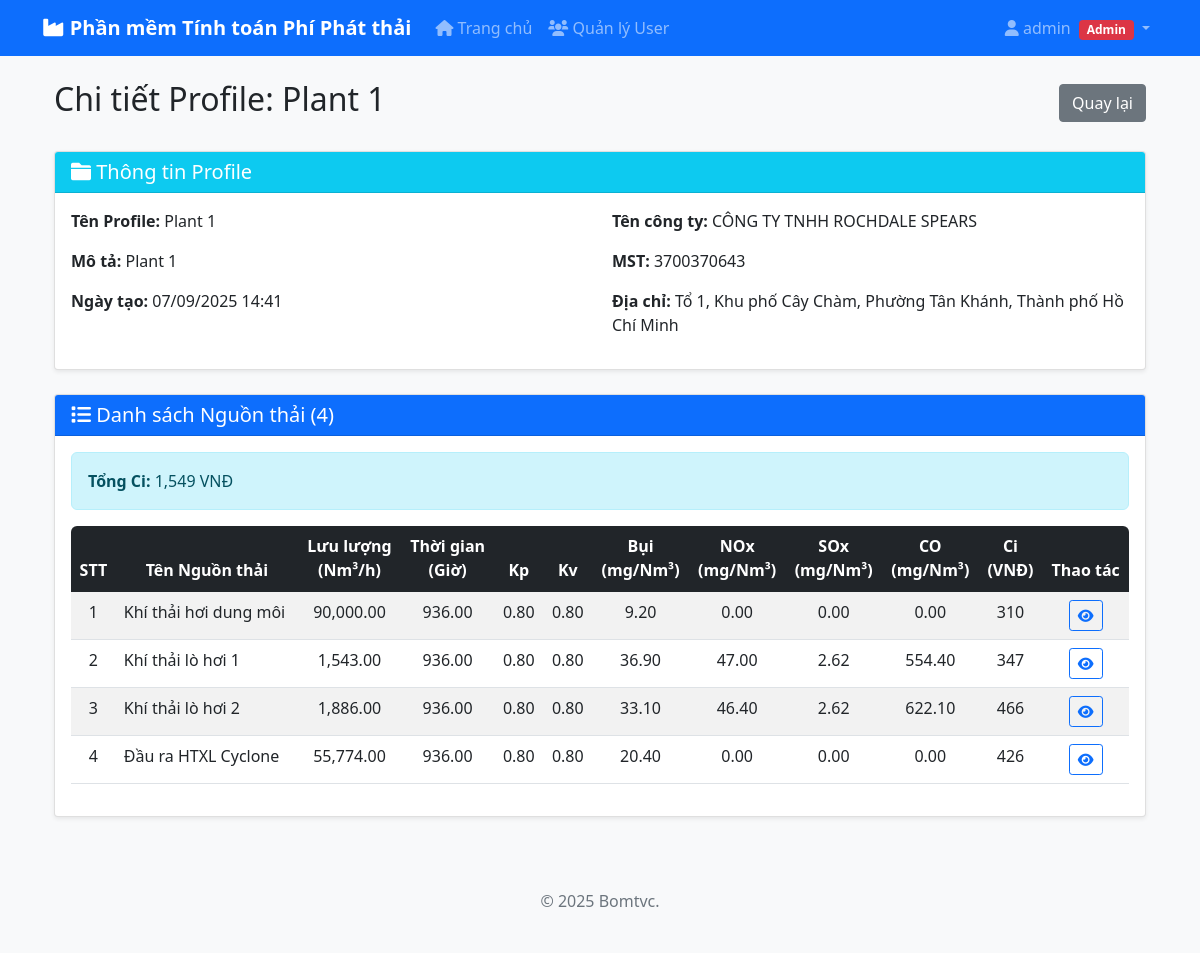
Page /view_user_profile_detail/1 (signed in) on the committed database.
### database.py (models this page shows, shortened)
class User(UserMixin, db.Model):
    __tablename__ = 'users'
    id = db.Column(db.Integer, primary_key=True)
    username = db.Column(db.String(80), unique=True, nullable=False)
    email = db.Column(db.String(120), unique=True, nullable=False)
    password_hash = db.Column(db.String(255), nullable=False)
    is_admin = db.Column(db.Boolean, default=False, nullable=False)
    is_active = db.Column(db.Boolean, default=False, nullable=False)  # Admin phải bật user mới login được
    created_at = db.Column(db.DateTime, default=datetime.utcnow)
    profiles = db.relationship('Profile', backref='user', lazy=True, cascade='all, delete-orphan')

class Profile(db.Model):
    __tablename__ = 'profiles'
    id = db.Column(db.Integer, primary_key=True)
    name = db.Column(db.String(200), nullable=False)
    description = db.Column(db.Text)
    created_date = db.Column(db.DateTime, default=datetime.utcnow)
    ten_cong_ty = db.Column(db.String(200))
    dia_chi = db.Column(db.Text)
    mst = db.Column(db.String(50))
    dien_thoai = db.Column(db.String(20))
    fax = db.Column(db.String(20))
    email = db.Column(db.String(120))
    tai_khoan_ngan_hang = db.Column(db.String(50))
    tai_ngan_hang = db.Column(db.String(200))
    loai_hinh_san_xuat = db.Column(db.String(200))
    user_id = db.Column(db.Integer, db.ForeignKey('users.id'), nullable=False)
    records = db.relationship('EmissionRecord', backref='profile', lazy=True, cascade='all, delete-orphan')

class EmissionRecord(db.Model):
    __tablename__ = 'emission_records'
    id = db.Column(db.Integer, primary_key=True)
    stt = db.Column(db.String(10))
    ten_nguon_thai = db.Column(db.String(200))
    luu_luong = db.Column(db.Float, default=0.0)
    tong_thoi_gian = db.Column(db.Float, default=0.0)
    thong_tin_don_vi = db.Column(db.String(200))
    kp = db.Column(db.Float, default=1.0)
    kv = db.Column(db.Float, default=1.0)
    bui = db.Column(db.Float, default=0.0)
    tieu_chuan_bui = db.Column(db.Float, default=0.0)
    nox = db.Column(db.Float, default=0.0)
    tieu_chuan_nox = db.Column(db.Float, default=0.0)
    sox = db.Column(db.Float, default=0.0)
    tieu_chuan_sox = db.Column(db.Float, default=0.0)
    co = db.Column(db.Float, default=0.0)
    tieu_chuan_co = db.Column(db.Float, default=0.0)
    muc_thu_phi_bui = db.Column(db.Float, default=0.0)
    muc_thu_phi_nox = db.Column(db.Float, default=0.0)
    muc_thu_phi_sox = db.Column(db.Float, default=0.0)
    muc_thu_phi_co = db.Column(db.Float, default=0.0)
    ci_bui = db.Column(db.Float, default=0.0)
    ci_nox = db.Column(db.Float, default=0.0)
    ci_sox = db.Column(db.Float, default=0.0)
    ci_co = db.Column(db.Float, default=0.0)
    ci_total = db.Column(db.Float, default=0.0)
    profile_id = db.Column(db.Integer, db.ForeignKey('profiles.id'), nullable=False)
    FEE_BUI = 800
    FEE_SOX = 800
    FEE_NOX = 700
    FEE_CO = 500
    def to_dict(self):
        return {
            'STT': self.stt,
            'Tên Nguồn thải': self.ten_nguon_thai,
            'Lưu lượng (Nm3/h)': self.luu_luong,
            'Tổng thời gian xả thải trong kỳ (Giờ)': self.tong_thoi_gian,
            'Thông tin đơn vị Phân tích': self.thong_tin_don_vi,
            'Kp': self.kp,
            'Kv': self.kv,
            'Bụi (mg/Nm3)': self.bui,
            'Tiêu chuẩn Bụi': self.tieu_chuan_bui,
            'NOx (gồm NO2 và NO) (mg/Nm3)': self.nox,
            'Tiêu chuẩn NOx': self.tieu_chuan_nox,
            'SOx (mg/Nm3)': self.sox,
            'Tiêu chuẩn SOx': self.tieu_chuan_sox,
            'CO (mg/Nm3)': self.co,
            'Tiêu chuẩn CO': self.tieu_chuan_co,
            'Mức thu phí biến đổi của Bụi': self.muc_thu_phi_bui,
            'Mức thu phí biến đổi của Nox': self.muc_thu_phi_nox,
            'Mức thu phí biến đổi của Sox': self.muc_thu_phi_sox,
            'Mức thu phí biến đổi của CO': self.muc_thu_phi_co,
            'Ci (Bụi)': self.ci_bui,
            'Ci (NOx)': self.ci_nox,
            'Ci (SOx)': self.ci_sox,
            'Ci (CO)': self.ci_co,
            'Ci': self.ci_total
        }

### flask_app.py (the view)
@app.route('/view_user_profile_detail/<int:profile_id>')
@admin_required
def view_user_profile_detail(profile_id):
    profile = Profile.query.get_or_404(profile_id)
    records_data = []
    for record in profile.records:
        record_dict = record.to_dict()
        record_dict['id'] = record.id
        records_data.append(record_dict)
    total_ci = sum(record['Ci'] for record in records_data)
    return render_template('view_user_profile_detail.html',
                         profile=profile,
                         records=records_data,
                         total_ci=total_ci)

### auth.py (called while the page is built)
def admin_required(f):
    @wraps(f)
    def decorated_function(*args, **kwargs):
        if not current_user.is_authenticated:
            flash('Vui lòng đăng nhập để truy cập trang này!', 'error')
            return redirect(url_for('login'))
        if not current_user.is_admin:
            flash('Bạn không có quyền truy cập trang này!', 'error')
            abort(403)
        return f(*args, **kwargs)
    return decorated_function

### flask_app.py (called while the page is built)
@login_manager.user_loader
def load_user(user_id):
    return User.query.get(int(user_id))

### templates/view_user_profile_detail.html (shortened to what this page needs)
{% extends "base.html" %}
{% block content %}
<div class="container mt-4">
    <div class="d-flex justify-content-between align-items-center mb-4">
        <h2>Chi tiết Profile: {{ profile.name }}</h2>
        <a href="{{ url_for('view_user_profiles', user_id=profile.user_id) }}" class="btn btn-secondary">Quay lại</a>
    </div>
    <div class="card mb-4">
        <div class="card-header bg-info text-white">
            <h5 class="mb-0"><i class="fas fa-folder"></i> Thông tin Profile</h5>
        </div>
        <div class="card-body">
            <div class="row">
                <div class="col-md-6">
                    <p><strong>Tên Profile:</strong> {{ profile.name }}</p>
                    <p><strong>Mô tả:</strong> {{ profile.description or 'N/A' }}</p>
                    <p><strong>Ngày tạo:</strong> {{ profile.created_date.strftime('%d/%m/%Y %H:%M') if profile.created_date else 'N/A' }}</p>
                </div>
                <div class="col-md-6">
                    <p><strong>Tên công ty:</strong> {{ profile.ten_cong_ty or 'N/A' }}</p>
                    <p><strong>MST:</strong> {{ profile.mst or 'N/A' }}</p>
                    <p><strong>Địa chỉ:</strong> {{ profile.dia_chi or 'N/A' }}</p>
                </div>
            </div>
        </div>
    </div>
    <div class="card">
        <div class="card-header bg-primary text-white">
            <h5 class="mb-0"><i class="fas fa-list"></i> Danh sách Nguồn thải ({{ records|length }})</h5>
        </div>
        <div class="card-body">
            {% if records %}
                <div class="alert alert-info">
                    <strong>Tổng Ci:</strong> {{ "{:,.0f}".format(total_ci) }} VNĐ
                </div>
                <div class="table-responsive">
                    <table class="table table-striped table-hover">
                        <thead class="table-dark">
                            <tr>
                                <th class="text-center">STT</th>
                                <th class="text-center">Tên Nguồn thải</th>
                                <th class="text-center">Lưu lượng<br>(Nm³/h)</th>
                                <th class="text-center">Thời gian<br>(Giờ)</th>
                                <th class="text-center">Kp</th>
                                <th class="text-center">Kv</th>
                                <th class="text-center">Bụi<br>(mg/Nm³)</th>
                                <th class="text-center">NOx<br>(mg/Nm³)</th>
                                <th class="text-center">SOx<br>(mg/Nm³)</th>
                                <th class="text-center">CO<br>(mg/Nm³)</th>
                                <th class="text-center">Ci<br>(VNĐ)</th>
                                <th class="text-center">Thao tác</th>
                            </tr>
                        </thead>
                        <tbody>
                            {% for record in records %}
                            <tr>
                                <td class="text-center">{{ record['STT'] }}</td>
                                <td>{{ record['Tên Nguồn thải'] }}</td>
                                <td class="text-center">{{ "{:,.2f}".format(record['Lưu lượng (Nm3/h)']) }}</td>
                                <td class="text-center">{{ "{:,.2f}".format(record['Tổng thời gian xả thải trong kỳ (Giờ)']) }}</td>
                                <td class="text-center">{{ "{:,.2f}".format(record['Kp']) }}</td>
                                <td class="text-center">{{ "{:,.2f}".format(record['Kv']) }}</td>
                                <td class="text-center">{{ "{:,.2f}".format(record['Bụi (mg/Nm3)']) }}</td>
                                <td class="text-center">{{ "{:,.2f}".format(record['NOx (gồm NO2 và NO) (mg/Nm3)']) }}</td>
                                <td class="text-center">{{ "{:,.2f}".format(record['SOx (mg/Nm3)']) }}</td>
                                <td class="text-center">{{ "{:,.2f}".format(record['CO (mg/Nm3)']) }}</td>
                                <td class="text-center">{{ "{:,.0f}".format(record['Ci']) }}</td>
                                <td class="text-center">
                                    <a href="{{ url_for('view_user_record', record_id=record['id']) }}"
                                       class="btn btn-sm btn-outline-primary" title="Xem chi tiết">
                                        <i class="fas fa-eye"></i>
                                    </a>
                                </td>
                            </tr>
                            {% endfor %}
                        </tbody>
                    </table>
                </div>
            {% else %}
                <div class="text-center py-5">
                    <i class="fas fa-inbox fa-3x text-muted mb-3"></i>
                    <h5 class="text-muted">Chưa có nguồn thải nào</h5>
                    <p class="text-muted">Profile này chưa có nguồn thải nào được thêm vào</p>
                </div>
            {% endif %}
        </div>
    </div>
</div>
{% endblock %}

### templates/base.html (shortened to what this page needs)
<!DOCTYPE html>
<html lang="vi">
<head>
    <link href="https://cdn.jsdelivr.net/npm/bootstrap@5.1.3/dist/css/bootstrap.min.css" rel="stylesheet">
    <link href="https://cdnjs.cloudflare.com/ajax/libs/font-awesome/6.0.0/css/all.min.css" rel="stylesheet">
</head>
<body>
    <nav class="navbar navbar-expand-lg navbar-dark bg-primary">
        <div class="container">
            <a class="navbar-brand" href="{{ url_for('index') }}">
                <i class="fas fa-industry"></i> Phần mềm Tính toán Phí Phát thải
            </a>
            <div class="collapse navbar-collapse" id="navbarNav">
                <ul class="navbar-nav me-auto">
                    {% if current_user.is_authenticated %}
                    <li class="nav-item">
                        <a class="nav-link" href="{{ url_for('index') }}">
                            <i class="fas fa-home"></i> Trang chủ
                        </a>
                    </li>
                    {% if current_user.is_admin %}
                    <li class="nav-item">
                        <a class="nav-link" href="{{ url_for('manage_users') }}">
                            <i class="fas fa-users"></i> Quản lý User
                        </a>
                    </li>
                    {% endif %}
                    {% endif %}
                </ul>
                <ul class="navbar-nav ms-auto">
                    {% if current_user.is_authenticated %}
                    <li class="nav-item dropdown">
                        <a class="nav-link dropdown-toggle" href="#" id="navbarDropdown" role="button" data-bs-toggle="dropdown">
                            <i class="fas fa-user"></i> {{ current_user.username }}
                            {% if current_user.is_admin %}
                                <span class="badge bg-danger ms-1">Admin</span>
                            {% endif %}
                        </a>
                    </li>
                    {% endif %}
                </ul>
            </div>
        </div>
    </nav>
    <div class="container mt-4">
        {% block content %}{% endblock %}
    </div>
    <footer class="bg-light text-center text-muted py-4 mt-5">
        <div class="container">
            <p>&copy; 2025 Bomtvc.</p>
        </div>
    </footer>
</body>
</html>

### templates/base.html (style rules this page uses)
body { background-color: #f8f9fa; }
.navbar-brand { font-weight: bold; }
.card { box-shadow: 0 0.125rem 0.25rem rgba(0, 0, 0, 0.075); border: 1px solid rgba(0, 0, 0, 0.125); }
.table-responsive { border-radius: 0.375rem; }
.alert { border-radius: 0.375rem; }

### rows in the picture
User: username "admin"
Profile: name "Plant 1", description "Plant 1", created_date "07/09/2025 14:41", ten_cong_ty "CÔNG TY TNHH ROCHDALE SPEARS", mst "3700370643", dia_chi "Tổ 1, Khu phố Cây Chàm, Phường Tân Khánh, Thành phố Hồ Chí Minh"
EmissionRecord: STT "1", ten_nguon_thai "Khí thải hơi dung môi", luu_luong "90,000.00", tong_thoi_gian "936.00", Kp "0.80", Kv "0.80", bui "9.20", nox "0.00", sox "0.00", co "0.00", Ci "310"
EmissionRecord: STT "2", ten_nguon_thai "Khí thải lò hơi 1", luu_luong "1,543.00", tong_thoi_gian "936.00", Kp "0.80", Kv "0.80", bui "36.90", nox "47.00", sox "2.62", co "554.40", Ci "347"
EmissionRecord: STT "3", ten_nguon_thai "Khí thải lò hơi 2", luu_luong "1,886.00", tong_thoi_gian "936.00", Kp "0.80", Kv "0.80", bui "33.10", nox "46.40", sox "2.62", co "622.10", Ci "466"
EmissionRecord: STT "4", ten_nguon_thai "Đầu ra HTXL Cyclone", luu_luong "55,774.00", tong_thoi_gian "936.00", Kp "0.80", Kv "0.80", bui "20.40", nox "0.00", sox "0.00", co "0.00", Ci "426"

### other values in the picture
{{ records|length }} "4"
{{ "{:,.0f}".format(total_ci) }} "1,549"
